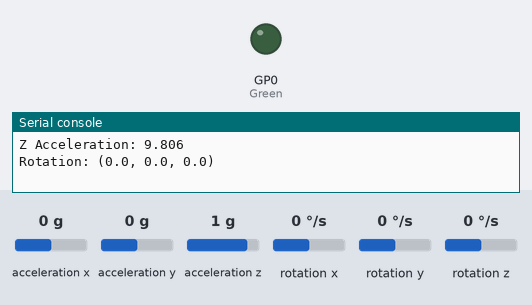
Bench run of a program on a simulated Raspberry Pi Pico running CircuitPython. Shown: output pins drawn as LEDs (lit = HIGH), the last lines printed to the serial console. The test bench sets the inputs (shaded band); at power-on: acceleration x 0 g, acceleration y 0 g, acceleration z 1 g, rotation x 0 °/s, rotation y 0 °/s, rotation z 0 °/s.

Above: at 1.2 s.
1.3 s: acceleration x set to -0.8 g
3.2 s: acceleration x set to -1.1 g
At 4.3 s:
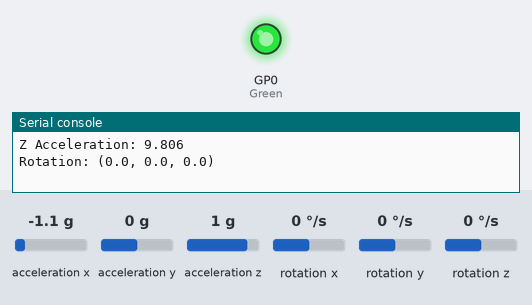
5.5 s: acceleration x set to 0 g
At 7.2 s:
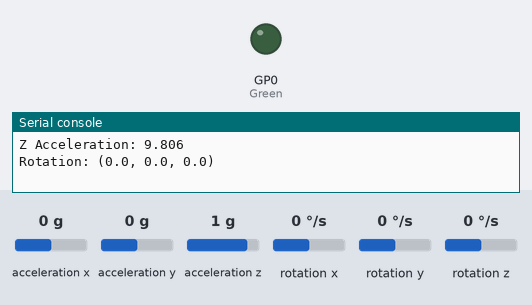
7.5 s: acceleration x set to -1.4 g
At 9.1 s:
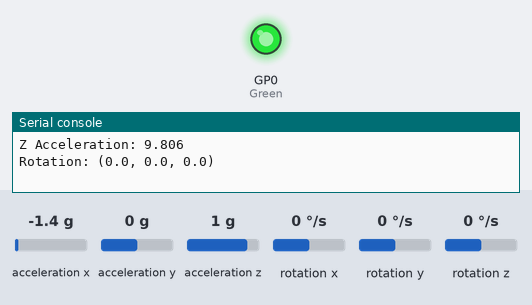
Timing chart, 0 to 10.5 s (numbered marks = the images above; inputs shaded):
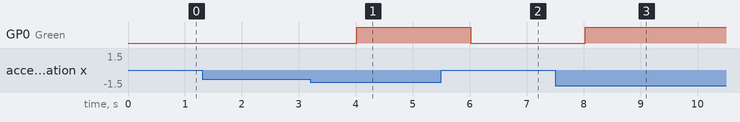

Measured:
- the behaviour switches between -0.9 and -1 g on acceleration x (found by bisection; images 0 and 1)
- after the input at 3.2 s, GP0 (Green): LOW → HIGH after 0.81 s
- after the input at 5.5 s, GP0 (Green): HIGH → LOW after 0.52 s
- after the input at 7.5 s, GP0 (Green): LOW → HIGH after 0.53 s

The program:

Crash_Avoidance2.py
```python
#type: ignore
#imports
import time
import board
import digitalio
import pwmio
from digitalio import DigitalInOut,Direction,Pull
import adafruit_mpu6050
import busio

Green = digitalio.DigitalInOut(board.GP0) #initialize green led
Green.direction = digitalio.Direction.OUTPUT

sda_pin = board.GP14 #wiring up accelerometer
scl_pin = board.GP15
i2c = busio.I2C(scl_pin, sda_pin)

mpu = adafruit_mpu6050.MPU6050(i2c) #initializing MPU

#printing acceleration values
while True:
    print("X Acceleration: " + (str(mpu.acceleration[0])))
    print("Y Acceleration: " + (str(mpu.acceleration[1])))
    print("Z Acceleration: " + (str(mpu.acceleration[2])))
    print("Rotation: " + (str(mpu.gyro)))
    print("")
    time.sleep(1)
    if mpu.acceleration[0] >= 9 or mpu.acceleration[1] >= 9: #if gravity affects tilt
        Green.value = True #led on
    elif mpu.acceleration[0] <= -9 or mpu.acceleration[1] <= -9: #if gravity tilt other way
            Green.value = True
    else: Green.value = False #else led false
```
